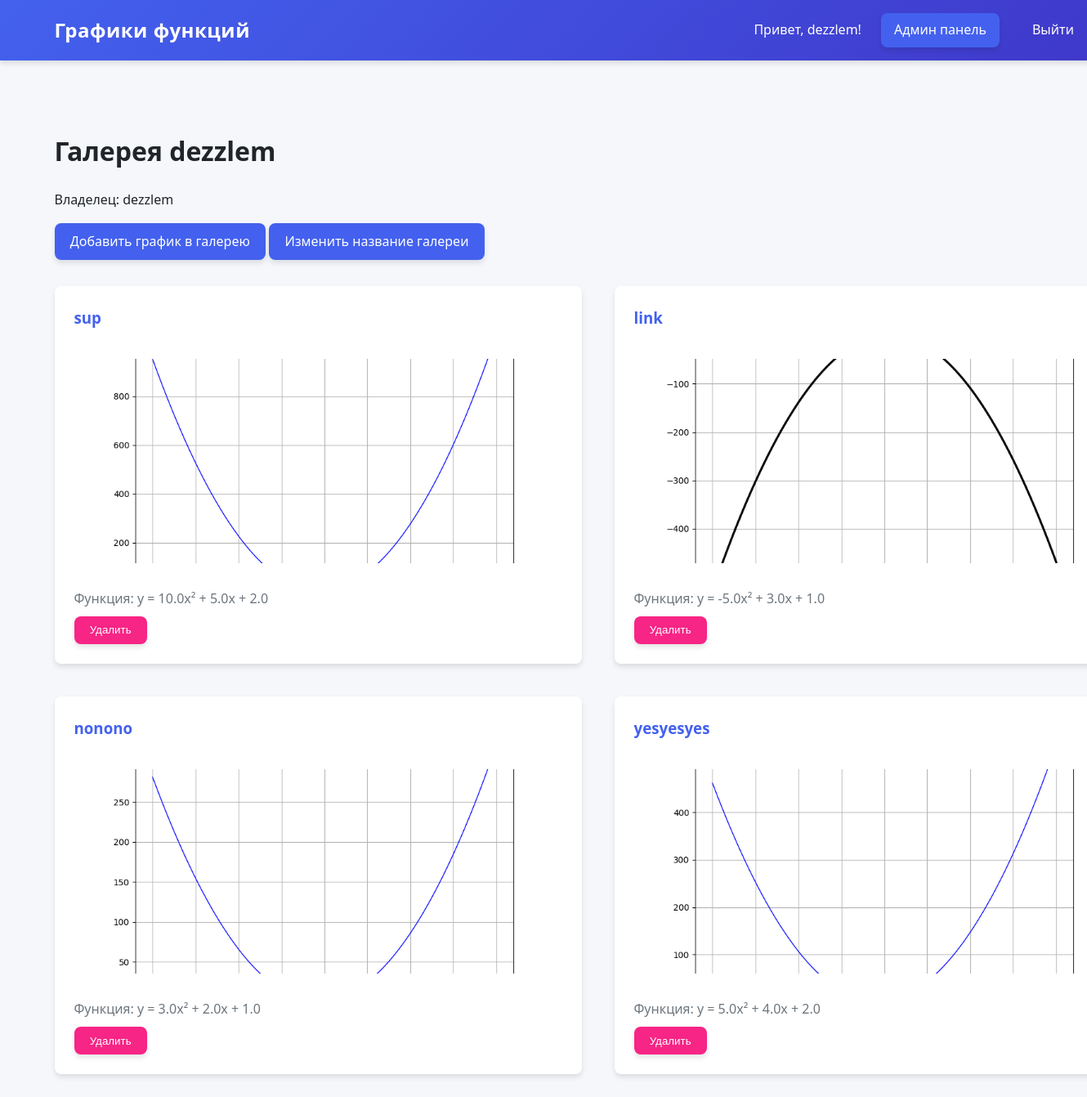
Screenshot of /gallery/1/ (signed in) with the database file from the repository.
### graphs/models.py (models this page shows, shortened)
class CustomUser(AbstractUser):
    USER_TYPE_CHOICES = (
        ('admin', 'Admin'),
        ('registered', 'Registered'),
        ('guest', 'Guest'),
    )
    user_type = models.CharField(
        max_length=20,
        choices=USER_TYPE_CHOICES,
        default='registered'  # Установите registered по умолчанию
    )
    email = models.EmailField(unique=True)

class UserGallery(models.Model):
    user = models.OneToOneField(settings.AUTH_USER_MODEL, on_delete=models.CASCADE, related_name='gallery')
    title = models.CharField(max_length=100, unique=True)
    description = models.TextField(blank=True)
    created_at = models.DateTimeField(auto_now_add=True)
    class Meta:
        verbose_name_plural = "User Galleries"
        constraints = [
            models.UniqueConstraint(fields=['title'], name='unique_gallery_title')
        ]

class Graph(models.Model):
    COLOR_CHOICES = [
        ('blue', 'Синий'),
        ('red', 'Красный'),
        ('green', 'Зеленый'),
        ('black', 'Черный'),
        ('purple', 'Фиолетовый'),
    ]
    user = models.ForeignKey(settings.AUTH_USER_MODEL, on_delete=models.CASCADE)
    gallery = models.ForeignKey(UserGallery, on_delete=models.CASCADE, related_name='graphs')
    title = models.CharField(max_length=100)
    a = models.FloatField()
    b = models.FloatField()
    c = models.FloatField()
    line_color = models.CharField(max_length=20, choices=COLOR_CHOICES, default='blue')
    line_width = models.FloatField(default=1.0)
    created_at = models.DateTimeField(auto_now_add=True)
    class Meta:
        permissions = [
            ('add_to_gallery', 'Can add graph to gallery'),
        ]
    def get_graph_url(self):
        return reverse('generate_graph', kwargs={'graph_id': self.id})

### graphs/views.py (the view)
# urls.py: path('gallery/<int:user_id>/', views.user_gallery, name='user_gallery'),
def user_gallery(request, user_id):
    user = get_object_or_404(CustomUser, pk=user_id)
    gallery = get_object_or_404(UserGallery, user=user)
    is_owner = request.user == user
    is_admin = request.user.is_authenticated and request.user.user_type == 'admin'
    if request.method == 'POST' and (is_owner or is_admin):
        pass
    graphs = gallery.graphs.all()  # Теперь используем related_name
    return render(request, 'graphs/user_gallery.html', {
        'graphs': graphs,
        'gallery': gallery,
        'gallery_user': user,
        'is_owner': is_owner,
        'is_admin': is_admin
    })

### templates/graphs/user_gallery.html (shortened to what this page needs)
{% extends 'graphs/base.html' %}
{% block content %}
<div class="user-gallery">
    <h1>{{ gallery.title }}</h1>
    <p>Владелец: {{ gallery_user.username }}</p>
    {% if is_owner or is_admin %}
        <a href="{% url 'create_user_graph' gallery_user.id %}" class="btn btn-create">
            Добавить график в галерею
        </a>
        <a href="{% url 'edit_user_gallery' gallery_user.id %}" class="btn">Изменить название галереи</a>
    {% endif %}
    <div class="graph-list">
        {% for graph in graphs %}
            <div class="graph-card">
                <h3>{{ graph.title }}</h3>
                <img src="{{ graph.get_graph_url }}" alt="{{ graph.title }}">
                <p>Функция: y = {{ graph.a }}x² + {{ graph.b }}x + {{ graph.c }}</p>
                {% if is_owner or is_admin %}
                    <form action="{% url 'delete_graph' graph.pk %}" method="post">
                        <button type="submit" class="btn btn-danger">Удалить</button>
                    </form>
                {% endif %}
            </div>
        {% empty %}
            <p>В этой галерее пока нет графиков.</p>
        {% endfor %}
    </div>
</div>
{% endblock %}

### templates/graphs/base.html (shortened to what this page needs)
<!DOCTYPE html>
<html lang="ru">
<head>
</head>
<body>
    <nav class="navbar">
    <a href="{% url 'graph_list' %}" class="navbar-brand">Графики функций</a>
    <div class="nav-links">
        {% if user.is_authenticated %}
            <span style="color: white;">Привет, {{ user.username }}!</span>
            {% if user.user_type == 'admin' %}
                <a href="{% url 'user_list' %}" class="btn">Админ панель</a>
            {% endif %}
            <a href="{% url 'logout' %}">Выйти</a>
        {% else %}
            <div class="auth-links">
                <a href="{% url 'login' %}">Вход</a>
                <a href="{% url 'register' %}">Регистрация</a>
            </div>
        {% endif %}
    </div>
</nav>
    <main>
        {% block content %}{% endblock %}
    </main>
</body>
</html>

### templates/graphs/base.html (style rules this page uses)
:root { --primary-color: #4361ee; --primary-hover: #3a56d4; --secondary-color: #3f37c9; --danger-color: #f72585; --danger-hover: #e5177b; --success-color: #4cc9f0; --light-color: #f8f9fa; --dark-color: #212529; --gray-color: #6c757d; --border-radius: 8px; --box-shadow: 0 4px 6px rgba(0, 0, 0, 0.1); --transition: all 0.3s ease; }
body { font-family: 'Segoe UI', Tahoma, Geneva, Verdana, sans-serif; line-height: 1.6; color: var(--dark-color); background-color: #f5f7fa; margin: 0; padding: 0; }
.navbar { background: linear-gradient(135deg, var(--primary-color), var(--secondary-color)); padding: 1rem 2rem; display: flex; justify-content: space-between; align-items: center; box-shadow: var(--box-shadow); position: sticky; top: 0; z-index: 1000; }
.navbar-brand { color: white; font-size: 1.5rem; font-weight: 700; text-decoration: none; letter-spacing: 0.5px; }
.nav-links { display: flex; gap: 1.5rem; align-items: center; }
.nav-links a, .auth-links a { color: white; text-decoration: none; padding: 0.5rem 1rem; border-radius: var(--border-radius); transition: var(--transition); font-weight: 500; }
.btn { display: inline-block; padding: 0.6rem 1.2rem; background-color: var(--primary-color); color: white; text-decoration: none; border-radius: var(--border-radius); border: none; cursor: pointer; font-weight: 500; transition: var(--transition); box-shadow: var(--box-shadow); }
.btn-danger { background-color: var(--danger-color); }
main { max-width: 1200px; margin: 2rem auto; padding: 0 1.5rem; }
.graph-list { display: grid; grid-template-columns: repeat(auto-fill, minmax(400px, 1fr)); gap: 2rem; margin-top: 2rem; }
.graph-card { background-color: white; border-radius: var(--border-radius); padding: 1.5rem; box-shadow: var(--box-shadow); transition: var(--transition); }
.graph-card img { width: 100%; height: auto; border-radius: var(--border-radius); margin: 1rem 0; object-fit: cover; max-height: 250px; }
.graph-card h3 { margin-top: 0; color: var(--primary-color); }
.graph-card p { margin: 0.5rem 0; color: var(--gray-color); }
body { min-height: 100vh; display: flex; flex-direction: column; }
main { flex: 1; max-width: none; width: 100%; padding: 2rem 5%; }
.navbar { padding: 1rem 5%; width: 95vw; }
.graph-list { grid-template-columns: repeat(auto-fill, minmax(450px, 1fr)); gap: 2.5rem; }

### rows the page displays
CustomUser: username "dezzlem"
UserGallery: title "Галерея dezzlem"
Graph: title "sup", shows a picture, a "10.0", b "5.0", c "2.0"
Graph: title "link", shows a picture, a "-5.0", b "3.0", c "1.0"
Graph: title "nonono", shows a picture, a "3.0", b "2.0", c "1.0"
Graph: title "yesyesyes", shows a picture, a "5.0", b "4.0", c "2.0"
